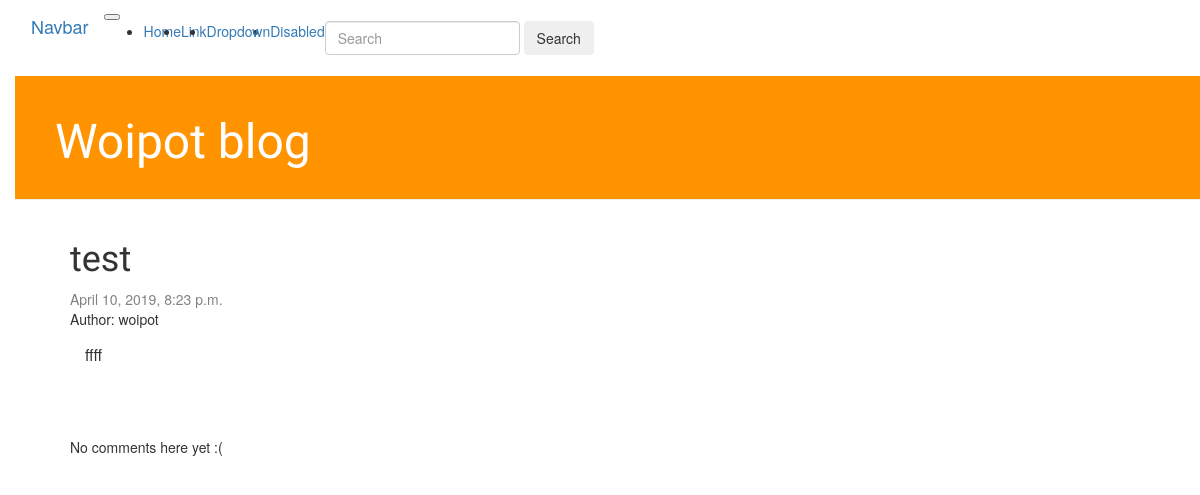
Page /post/5/ on the earlier database version.
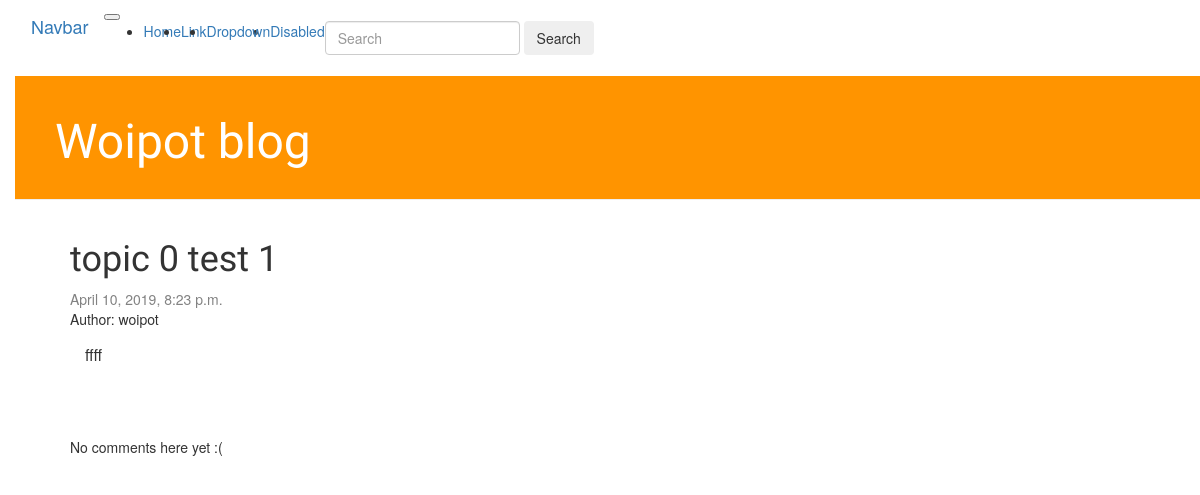
Same page on the later database version.
### blog/models.py (models this page shows, shortened)
class Post(models.Model):
    author = models.ForeignKey(settings.AUTH_USER_MODEL, on_delete=models.CASCADE)
    topic = models.ForeignKey('blog.Topic', on_delete=models.CASCADE, related_name='topics', default=0)
    title = models.CharField(max_length=200)
    text = models.TextField()
    created_date = models.DateTimeField(default=timezone.now)
    published_date = models.DateTimeField(blank=True, null=True)

### blog/views.py (the view)
# urls.py: path('post/<int:pk>/', views.post_detail, name='post_detail'),
def post_detail(request, pk):
    post = get_object_or_404(Post, pk=pk)
    return render(request, 'blog/post_detail.html', {'post': post})

### templates/blog/post_detail.html (shortened to what this page needs)
{% extends 'blog/base.html' %}
{% block content %}
    <div class="post">
        <h1>{{ post.title }}</h1>
        {% if post.published_date %}
            <div class="date">
                {{ post.published_date }}
            </div>
        {% endif %}
        <div>
            Author: {{ post.author.username }}
        </div>
        <div class="post_text">
            <p>{{ post.text|linebreaksbr }}</p>
        </div>
    </div>
    <div>
        {% for comment in post.comments.all %}
            {% if user.is_authenticated or comment.approved_comment %}
            <div class="comment">
                <div class="date">
                    {{ comment.created_date }}
                    {% if not comment.approved_comment %}
                        <a class="btn btn-default" href="{% url 'comment_remove' pk=comment.pk %}"><span class="glyphicon glyphicon-remove"></span></a>
                        <a class="btn btn-default" href="{% url 'comment_approve' pk=comment.pk %}"><span class="glyphicon glyphicon-ok"></span></a>
                    {% endif %}
                </div>
                <strong>{{ comment.author }}</strong>
                <p>{{ comment.text|linebreaks }}</p>
            </div>
            {% endif %}
        {% empty %}
            <p>No comments here yet :(</p>
        {% endfor %}
    </div>
{% endblock %}

Differences in the rows shown:
changed Post "ffff": title "test" → "topic 0 test 1"
